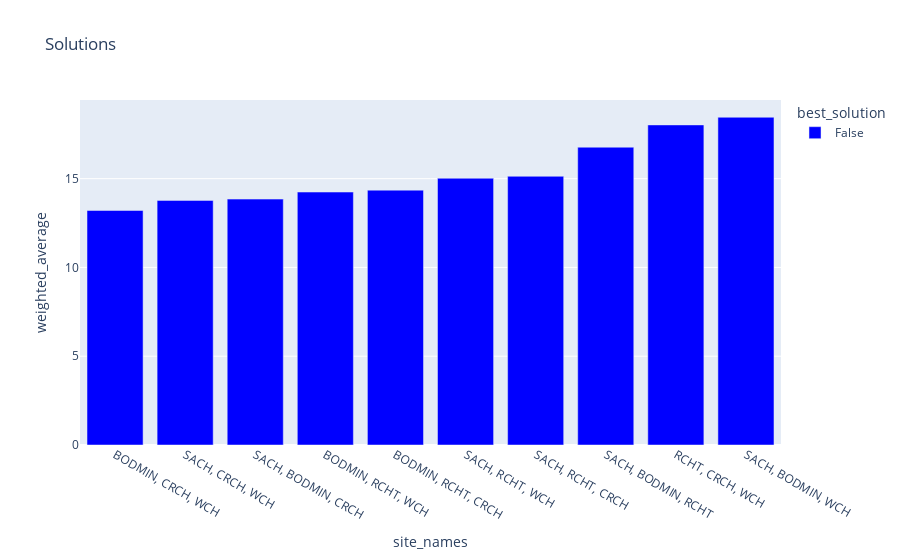

Notebook source saved alongside this figure:
### Code cell
import plotly.express as px

results_df["best_solution"] = False

px.bar(
    results_df.sort_values("weighted_average"),
    x="site_names",
    y="weighted_average",
    color='best_solution',   # if values in column z = 'some_group' and 'some_other_group'
    color_discrete_map={
        True: 'green',
        False: 'blue'
    },
    title="Solutions"
    )

### Figure 1 — Plotly figure (JSON) as saved in the notebook; plotly's stock layout.template omitted (floating-point values rounded to 4 significant figures)
{"data": [{"alignmentgroup": "True", "hovertemplate": "best_solution=False<br>site_names=%{x}<br>weighted_average=%{y}<extra></extra>", "legendgroup": "False", "marker": {"color": "blue", "pattern": {"shape": ""}}, "name": "False", "offsetgroup": "False", "orientation": "v", "showlegend": true, "textposition": "auto", "type": "bar", "x": ["BODMIN, CRCH, WCH", "SACH, CRCH, WCH", "SACH, BODMIN, CRCH", "BODMIN, RCHT, WCH", "BODMIN, RCHT, CRCH", "SACH, RCHT, WCH", "SACH, RCHT, CRCH", "SACH, BODMIN, RCHT", "RCHT, CRCH, WCH", "SACH, BODMIN, WCH"], "xaxis": "x", "y": [13.21, 13.78, 13.85, 14.25, 14.35, 15.03, 15.13, 16.77, 18.03, 18.46], "yaxis": "y"}], "layout": {"barmode": "relative", "legend": {"title": {"text": "best_solution"}, "tracegroupgap": 0}, "title": {"text": "Solutions"}, "xaxis": {"anchor": "y", "domain": [0, 1], "title": {"text": "site_names"}}, "yaxis": {"anchor": "x", "domain": [0, 1], "title": {"text": "weighted_average"}}}}
